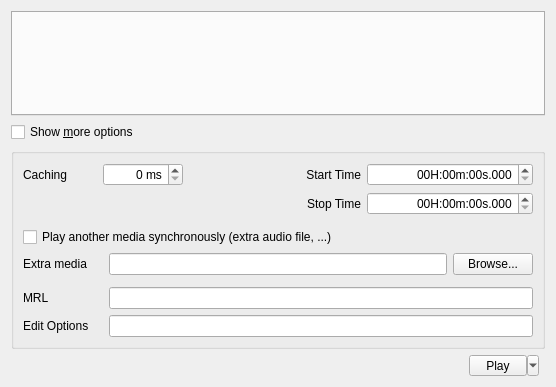
<?xml version="1.0" encoding="UTF-8"?>
<ui version="4.0">
 <author>Jean-Baptiste Kempf</author>
 <class>Open</class>
 <widget class="QWidget" name="Open">
  <property name="enabled">
   <bool>true</bool>
  </property>
  <property name="geometry">
   <rect>
    <x>0</x>
    <y>0</y>
    <width>556</width>
    <height>387</height>
   </rect>
  </property>
  <property name="sizePolicy">
   <sizepolicy hsizetype="Preferred" vsizetype="Preferred">
    <horstretch>0</horstretch>
    <verstretch>0</verstretch>
   </sizepolicy>
  </property>
  <property name="minimumSize">
   <size>
    <width>400</width>
    <height>0</height>
   </size>
  </property>
  <property name="windowTitle">
   <string>Dialog</string>
  </property>
  <layout class="QGridLayout" name="gridLayout">
   <item row="0" column="0" colspan="3">
    <widget class="QTabWidget" name="Tab"/>
   </item>
   <item row="3" column="1">
    <widget class="QToolButton" name="playButton">
     <property name="sizePolicy">
      <sizepolicy hsizetype="Minimum" vsizetype="Minimum">
       <horstretch>0</horstretch>
       <verstretch>0</verstretch>
      </sizepolicy>
     </property>
     <property name="minimumSize">
      <size>
       <width>70</width>
       <height>0</height>
      </size>
     </property>
     <property name="text">
      <string>Play</string>
     </property>
     <property name="popupMode">
      <enum>QToolButton::MenuButtonPopup</enum>
     </property>
    </widget>
   </item>
   <item row="3" column="0">
    <spacer>
     <property name="orientation">
      <enum>Qt::Horizontal</enum>
     </property>
     <property name="sizeHint" stdset="0">
      <size>
       <width>40</width>
       <height>20</height>
      </size>
     </property>
    </spacer>
   </item>
   <item row="1" column="0" colspan="3">
    <widget class="QCheckBox" name="advancedCheckBox">
     <property name="toolTip">
      <string>Show extended options</string>
     </property>
     <property name="text">
      <string>Show &amp;more options</string>
     </property>
    </widget>
   </item>
   <item row="2" column="0" colspan="3">
    <widget class="QGroupBox" name="advancedFrame">
     <layout class="QGridLayout" name="gridLayout_2">
      <item row="0" column="0" colspan="3">
       <layout class="QHBoxLayout" name="horizontalLayout_2">
        <item>
         <widget class="QLabel" name="cacheLabel">
          <property name="text">
           <string>Caching</string>
          </property>
          <property name="buddy">
           <cstring>cacheSpinBox</cstring>
          </property>
         </widget>
        </item>
        <item>
         <spacer name="horizontalSpacer_2">
          <property name="orientation">
           <enum>Qt::Horizontal</enum>
          </property>
          <property name="sizeType">
           <enum>QSizePolicy::Preferred</enum>
          </property>
          <property name="sizeHint" stdset="0">
           <size>
            <width>30</width>
            <height>20</height>
           </size>
          </property>
         </spacer>
        </item>
        <item>
         <widget class="QSpinBox" name="cacheSpinBox">
          <property name="toolTip">
           <string>Change the caching for the media</string>
          </property>
          <property name="alignment">
           <set>Qt::AlignRight</set>
          </property>
          <property name="suffix">
           <string> ms</string>
          </property>
          <property name="maximum">
           <number>65535</number>
          </property>
          <property name="singleStep">
           <number>100</number>
          </property>
         </widget>
        </item>
        <item>
         <spacer name="horizontalSpacer">
          <property name="orientation">
           <enum>Qt::Horizontal</enum>
          </property>
          <property name="sizeType">
           <enum>QSizePolicy::Expanding</enum>
          </property>
          <property name="sizeHint" stdset="0">
           <size>
            <width>40</width>
            <height>20</height>
           </size>
          </property>
         </spacer>
        </item>
       </layout>
      </item>
      <item row="7" column="0">
       <widget class="QLabel" name="advancedLabel">
        <property name="text">
         <string>MRL</string>
        </property>
        <property name="buddy">
         <cstring>mrlLine</cstring>
        </property>
       </widget>
      </item>
      <item row="0" column="3">
       <widget class="QLabel" name="label_3">
        <property name="text">
         <string>Start Time</string>
        </property>
        <property name="alignment">
         <set>Qt::AlignRight|Qt::AlignTrailing|Qt::AlignVCenter</set>
        </property>
        <property name="buddy">
         <cstring>startTimeTimeEdit</cstring>
        </property>
       </widget>
      </item>
      <item row="1" column="3">
       <widget class="QLabel" name="label_4">
        <property name="text">
         <string>Stop Time</string>
        </property>
        <property name="alignment">
         <set>Qt::AlignRight|Qt::AlignTrailing|Qt::AlignVCenter</set>
        </property>
        <property name="buddy">
         <cstring>stopTimeTimeEdit</cstring>
        </property>
       </widget>
      </item>
      <item row="8" column="0">
       <widget class="QLabel" name="label">
        <property name="text">
         <string>Edit Options</string>
        </property>
        <property name="buddy">
         <cstring>advancedLineInput</cstring>
        </property>
       </widget>
      </item>
      <item row="5" column="0">
       <widget class="QLabel" name="slaveLabel">
        <property name="text">
         <string>Extra media</string>
        </property>
        <property name="buddy">
         <cstring>slaveText</cstring>
        </property>
       </widget>
      </item>
      <item row="7" column="1" colspan="5">
       <widget class="QLineEdit" name="mrlLine">
        <property name="readOnly">
         <bool>true</bool>
        </property>
       </widget>
      </item>
      <item row="8" column="1" colspan="5">
       <widget class="QLineEdit" name="advancedLineInput">
        <property name="toolTip">
         <string>Complete MRL for VLC internal</string>
        </property>
       </widget>
      </item>
      <item row="5" column="1" colspan="4">
       <widget class="QLineEdit" name="slaveText"/>
      </item>
      <item row="5" column="5">
       <widget class="QPushButton" name="slaveBrowseButton">
        <property name="toolTip">
         <string>Select the file</string>
        </property>
        <property name="text">
         <string>Browse...</string>
        </property>
       </widget>
      </item>
      <item row="6" column="1" colspan="5">
       <widget class="Line" name="line"/>
      </item>
      <item row="3" column="1" colspan="5">
       <widget class="Line" name="line_1"/>
      </item>
      <item row="0" column="4" colspan="2">
       <widget class="QTimeEdit" name="startTimeTimeEdit">
        <property name="toolTip">
         <string>Change the start time for the media</string>
        </property>
        <property name="alignment">
         <set>Qt::AlignRight|Qt::AlignTrailing|Qt::AlignVCenter</set>
        </property>
        <property name="currentSection">
         <enum>QDateTimeEdit::HourSection</enum>
        </property>
        <property name="displayFormat">
         <string>HH'H':mm'm':ss's'.zzz</string>
        </property>
        <property name="timeSpec">
         <enum>Qt::LocalTime</enum>
        </property>
       </widget>
      </item>
      <item row="1" column="4" colspan="2">
       <widget class="QTimeEdit" name="stopTimeTimeEdit">
        <property name="toolTip">
         <string>Change the stop time for the media</string>
        </property>
        <property name="alignment">
         <set>Qt::AlignRight|Qt::AlignTrailing|Qt::AlignVCenter</set>
        </property>
        <property name="currentSection">
         <enum>QDateTimeEdit::HourSection</enum>
        </property>
        <property name="displayFormat">
         <string>HH'H':mm'm':ss's'.zzz</string>
        </property>
        <property name="timeSpec">
         <enum>Qt::LocalTime</enum>
        </property>
       </widget>
      </item>
      <item row="4" column="0" colspan="6">
       <widget class="QCheckBox" name="slaveCheckbox">
        <property name="text">
         <string>Play another media synchronously (extra audio file, ...)</string>
        </property>
       </widget>
      </item>
     </layout>
    </widget>
   </item>
   <item row="3" column="2">
    <widget class="QDialogButtonBox" name="buttonsBox">
     <property name="sizePolicy">
      <sizepolicy hsizetype="Maximum" vsizetype="Fixed">
       <horstretch>0</horstretch>
       <verstretch>0</verstretch>
      </sizepolicy>
     </property>
     <property name="standardButtons">
      <set>QDialogButtonBox::NoButton</set>
     </property>
    </widget>
   </item>
  </layout>
 </widget>
 <tabstops>
  <tabstop>Tab</tabstop>
  <tabstop>advancedCheckBox</tabstop>
  <tabstop>cacheSpinBox</tabstop>
  <tabstop>startTimeTimeEdit</tabstop>
  <tabstop>stopTimeTimeEdit</tabstop>
  <tabstop>slaveCheckbox</tabstop>
  <tabstop>slaveText</tabstop>
  <tabstop>slaveBrowseButton</tabstop>
  <tabstop>mrlLine</tabstop>
  <tabstop>advancedLineInput</tabstop>
  <tabstop>playButton</tabstop>
  <tabstop>buttonsBox</tabstop>
 </tabstops>
 <resources/>
 <connections>
  <connection>
   <sender>slaveCheckbox</sender>
   <signal>clicked(bool)</signal>
   <receiver>slaveLabel</receiver>
   <slot>setVisible(bool)</slot>
   <hints>
    <hint type="sourcelabel">
     <x>74</x>
     <y>240</y>
    </hint>
    <hint type="destinationlabel">
     <x>83</x>
     <y>271</y>
    </hint>
   </hints>
  </connection>
  <connection>
   <sender>slaveCheckbox</sender>
   <signal>clicked(bool)</signal>
   <receiver>slaveText</receiver>
   <slot>setVisible(bool)</slot>
   <hints>
    <hint type="sourcelabel">
     <x>147</x>
     <y>240</y>
    </hint>
    <hint type="destinationlabel">
     <x>243</x>
     <y>270</y>
    </hint>
   </hints>
  </connection>
  <connection>
   <sender>slaveCheckbox</sender>
   <signal>clicked(bool)</signal>
   <receiver>slaveBrowseButton</receiver>
   <slot>setVisible(bool)</slot>
   <hints>
    <hint type="sourcelabel">
     <x>239</x>
     <y>240</y>
    </hint>
    <hint type="destinationlabel">
     <x>535</x>
     <y>271</y>
    </hint>
   </hints>
  </connection>
 </connections>
</ui>
